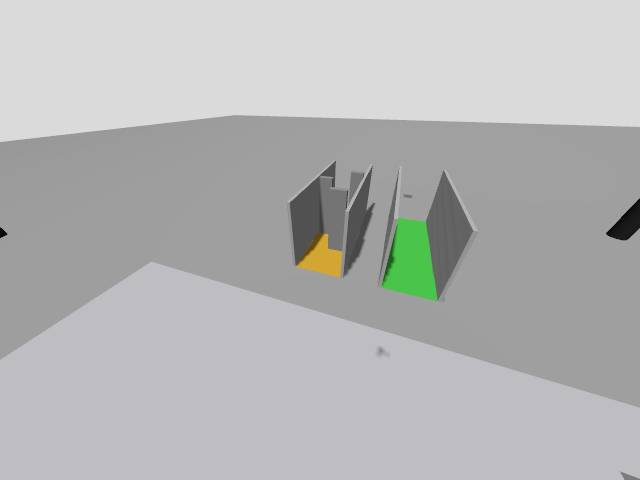
#> input picture tests/data/d3_orange/front_offset.jpg, 640 x 480 px
$ python -i vision.py   (imports and definitions only)
#> lines starting #> are read from the running program, lines starting #| are printed output that depends on the picture; after the words box and inside, x2 and y2 are one past the last pixel; in counts of white or black regions, pixels touching at a corner belong together
"""
Camera vision (pure functions on BGR numpy images - unit tested offline).

Two fixed cameras on base_link:
  down camera  : looks straight down,  image up = vehicle forward
  front camera : tilted 45 deg down,   image up = forward/up
In both, image right = vehicle right.
"""
import math
import re
from dataclasses import dataclass
from typing import List, Optional, Tuple

import cv2
import numpy as np
from pyzbar import pyzbar
from pyzbar.pyzbar import ZBarSymbol

from . import config as C


# ── Camera model ───────────────────────────────────────────────────────────
class Camera:
    """Pinhole camera fixed on the vehicle, optical axis `tilt` rad below the
    horizontal (pi/2 = straight down)."""

    # [6 lines left out: function __init__, not called in this run]

    def resize(self, width: int, height: int):
        if (width, height) != (self.w, self.h):
            self.__init__(width, height, self.hfov, self.tilt)

    # [29 lines left out: functions pixel_to_ground, ground_points, not called in this run]

    # nadir-only helpers (down camera)
    def metres_per_px(self, height: float) -> float:
        return height / self.f

    def footprint(self, height: float) -> Tuple[float, float]:
        """(forward length, lateral width) of the ground seen, metres."""
        return (self.h * height / self.f, self.w * height / self.f)


def DownCam(width: int = 640, height: int = 480) -> Camera:
    return Camera(width, height, C.CAM_HFOV, math.pi / 2)


def FrontCam(width: int = 640, height: int = 480) -> Camera:
    return Camera(width, height, C.FRONT_CAM_HFOV, C.FRONT_CAM_TILT)


# ── QR codes ───────────────────────────────────────────────────────────────
@dataclass
class QrHit:
    data: str
    u: float          # centre pixel
    v: float
    size: float       # side length, px


# [11 lines left out: function _zbar, not called in this run]


def qr_candidates(gray: np.ndarray, min_side: int = 14, max_side: int = 260):
    """Square-ish high-contrast patches (QR codes too small for a direct decode)."""
#> called with min_side = 14, max_side = 260
    edges = cv2.Canny(gray, 60, 160)
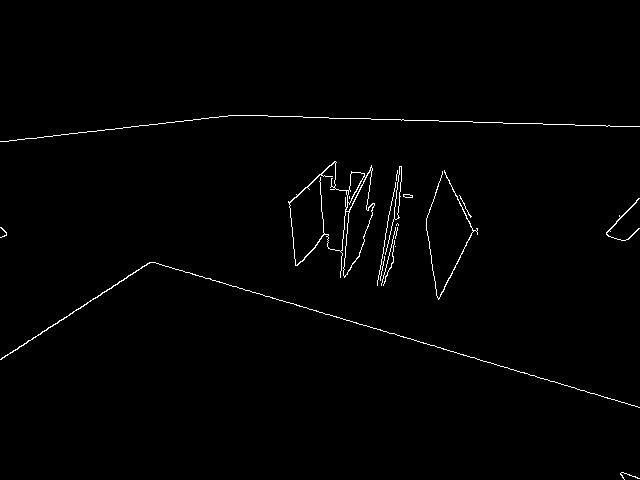
#> edges: shape (480, 640); 1% white in thin lines or dots, all inside (x1, y1, x2, y2) = (0, 115, 640, 480)
    edges = cv2.morphologyEx(edges, cv2.MORPH_CLOSE, np.ones((5, 5), np.uint8))
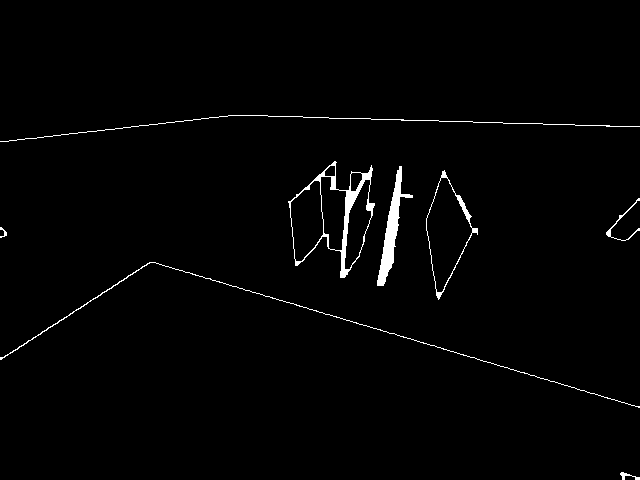
#> edges: shape (480, 640); 1.5% white; 8 white regions, largest, box (x1, y1, x2, y2) and area: (288, 161, 375, 278) 1359, (377, 166, 413, 286) 1153, (0, 262, 640, 408) 751
    n, _, stats, _ = cv2.connectedComponentsWithStats(edges)
#> n = 9; stats = [[0, 0, 640, 480, 302598], [0, 115, 640, 27, 647], [288, 161, 87, 117, 1359], [377, 166, 36, 120, 1153], [426, 170, 52, 130, 455], [606, 198, 34, 43, 143], [0, 227, 7, 11, 32], [0, 262, 640, 146, 751], [620, 472, 20, 8, 62]]
    boxes = []
    for x, y, w, h, area in stats[1:]:
        if min_side <= w <= max_side and min_side <= h <= max_side and 0.6 < w / h < 1.6 \
                and area > 0.25 * w * h:
            boxes.append((x, y, w, h))
#> this loop made 8 passes
#> after the loop, boxes = []
    return boxes


# [81 lines left out: functions decode_qrs, unread_qr_spots, qr_scout, parse_start_qr, not called in this run]


def same_id(a: str, b: str) -> bool:
    return a.strip().upper() == b.strip().upper()


# ── Colour masks ───────────────────────────────────────────────────────────
# [17 lines left out: functions colour_mask, largest_blob, not called in this run]


@dataclass
class FloorAxis:
    u_centre: float     # centre-line column at the image centre row (px)
    slope: float        # du/dv of the centre line
    width_px: float     # median floor width
    rows: int           # rows used in the fit
    v_lo: float = 0.0   # first / last image row of the fit
    v_hi: float = 0.0


# [70 lines left out: functions floor_rows, floor_axis, floor_ground_points, colour_ground_samples, not called in this run]


@dataclass
class EntranceEdge:
    fwd: float          # entrance midpoint, metres ahead of the drone
    right: float        # ... and to its right
    angle: float        # corridor axis direction, rad to the RIGHT of the nose
    width: float        # corner-to-corner length of the edge (m)
    pts: Tuple[Tuple[int, int], Tuple[int, int]]   # edge end pixels (debug)


# [113 lines left out: functions entrance_edge, draw_entrance, draw_floor_axis, floor_measurement, red_regions, not called in this run]

>>> import cv2
>>> picture = cv2.imread('../tests/data/d3_orange/front_offset.jpg', cv2.IMREAD_GRAYSCALE)
>>> result = qr_candidates(picture)
#> result = []
